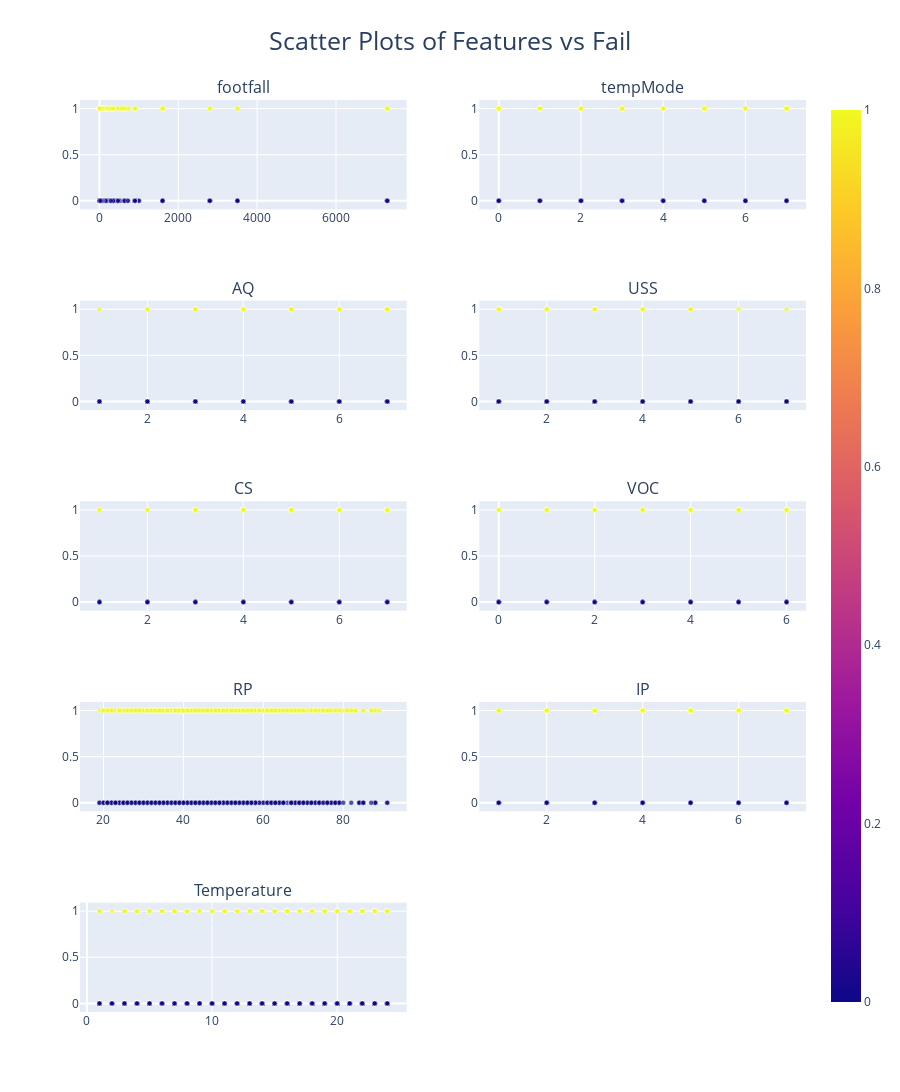

This figure's notebook cell:
### Code cell
# Scatter plots to visualize relationships between features and target
fig = make_subplots(rows=5, cols=2, subplot_titles=data.columns[:-1])
for i, column in enumerate(data.columns[:-1]):  # Excluding the target column 'fail'
    row = i // 2 + 1
    col = i % 2 + 1
    scatter = px.scatter(data, x=column, y='fail', template='plotly_dark', color='fail', color_continuous_scale='Viridis')
    scatter.update_traces(marker=dict(size=5, opacity=0.7, line=dict(width=0.5, color='white')))
    fig.add_trace(scatter.data[0], row=row, col=col)

fig.update_layout(height=1200, title_text="Scatter Plots of Features vs Fail", title_font=dict(size=25), title_x=0.5, showlegend=False)
fig.show()

### Figure 1 — Plotly figure (JSON) as saved in the notebook; plotly's stock layout.template omitted (floating-point values rounded to 4 significant figures; data arrays with more than 128 entries replaced by an {"elided": "..."} marker saying what was removed)
{"data": [{"hovertemplate": "footfall=%{x}<br>fail=%{marker.color}<extra></extra>", "legendgroup": "", "marker": {"color": {"elided": "944 int values"}, "coloraxis": "coloraxis", "line": {"color": "white", "width": 0.5}, "opacity": 0.7, "size": 5, "symbol": "circle"}, "mode": "markers", "name": "", "orientation": "v", "showlegend": false, "type": "scatter", "x": {"elided": "944 int values"}, "xaxis": "x", "y": {"elided": "944 int values"}, "yaxis": "y"}, {"hovertemplate": "tempMode=%{x}<br>fail=%{marker.color}<extra></extra>", "legendgroup": "", "marker": {"color": {"elided": "944 int values"}, "coloraxis": "coloraxis", "line": {"color": "white", "width": 0.5}, "opacity": 0.7, "size": 5, "symbol": "circle"}, "mode": "markers", "name": "", "orientation": "v", "showlegend": false, "type": "scatter", "x": {"elided": "944 int values"}, "xaxis": "x2", "y": {"elided": "944 int values"}, "yaxis": "y2"}, {"hovertemplate": "AQ=%{x}<br>fail=%{marker.color}<extra></extra>", "legendgroup": "", "marker": {"color": {"elided": "944 int values"}, "coloraxis": "coloraxis", "line": {"color": "white", "width": 0.5}, "opacity": 0.7, "size": 5, "symbol": "circle"}, "mode": "markers", "name": "", "orientation": "v", "showlegend": false, "type": "scatter", "x": {"elided": "944 int values"}, "xaxis": "x3", "y": {"elided": "944 int values"}, "yaxis": "y3"}, {"hovertemplate": "USS=%{x}<br>fail=%{marker.color}<extra></extra>", "legendgroup": "", "marker": {"color": {"elided": "944 int values"}, "coloraxis": "coloraxis", "line": {"color": "white", "width": 0.5}, "opacity": 0.7, "size": 5, "symbol": "circle"}, "mode": "markers", "name": "", "orientation": "v", "showlegend": false, "type": "scatter", "x": {"elided": "944 int values"}, "xaxis": "x4", "y": {"elided": "944 int values"}, "yaxis": "y4"}, {"hovertemplate": "CS=%{x}<br>fail=%{marker.color}<extra></extra>", "legendgroup": "", "marker": {"color": {"elided": "944 int values"}, "coloraxis": "coloraxis", "line": {"color": "white", "width": 0.5}, "opacity": 0.7, "size": 5, "symbol": "circle"}, "mode": "markers", "name": "", "orientation": "v", "showlegend": false, "type": "scatter", "x": {"elided": "944 int values"}, "xaxis": "x5", "y": {"elided": "944 int values"}, "yaxis": "y5"}, {"hovertemplate": "VOC=%{x}<br>fail=%{marker.color}<extra></extra>", "legendgroup": "", "marker": {"color": {"elided": "944 int values"}, "coloraxis": "coloraxis", "line": {"color": "white", "width": 0.5}, "opacity": 0.7, "size": 5, "symbol": "circle"}, "mode": "markers", "name": "", "orientation": "v", "showlegend": false, "type": "scatter", "x": {"elided": "944 int values"}, "xaxis": "x6", "y": {"elided": "944 int values"}, "yaxis": "y6"}, {"hovertemplate": "RP=%{x}<br>fail=%{marker.color}<extra></extra>", "legendgroup": "", "marker": {"color": {"elided": "944 int values"}, "coloraxis": "coloraxis", "line": {"color": "white", "width": 0.5}, "opacity": 0.7, "size": 5, "symbol": "circle"}, "mode": "markers", "name": "", "orientation": "v", "showlegend": false, "type": "scatter", "x": {"elided": "944 int values"}, "xaxis": "x7", "y": {"elided": "944 int values"}, "yaxis": "y7"}, {"hovertemplate": "IP=%{x}<br>fail=%{marker.color}<extra></extra>", "legendgroup": "", "marker": {"color": {"elided": "944 int values"}, "coloraxis": "coloraxis", "line": {"color": "white", "width": 0.5}, "opacity": 0.7, "size": 5, "symbol": "circle"}, "mode": "markers", "name": "", "orientation": "v", "showlegend": false, "type": "scatter", "x": {"elided": "944 int values"}, "xaxis": "x8", "y": {"elided": "944 int values"}, "yaxis": "y8"}, {"hovertemplate": "Temperature=%{x}<br>fail=%{marker.color}<extra></extra>", "legendgroup": "", "marker": {"color": {"elided": "944 int values"}, "coloraxis": "coloraxis", "line": {"color": "white", "width": 0.5}, "opacity": 0.7, "size": 5, "symbol": "circle"}, "mode": "markers", "name": "", "orientation": "v", "showlegend": false, "type": "scatter", "x": {"elided": "944 int values"}, "xaxis": "x9", "y": {"elided": "944 int values"}, "yaxis": "y9"}], "layout": {"annotations": [{"font": {"size": 16}, "showarrow": false, "text": "footfall", "x": 0.225, "xanchor": "center", "xref": "paper", "y": 1, "yanchor": "bottom", "yref": "paper"}, {"font": {"size": 16}, "showarrow": false, "text": "tempMode", "x": 0.775, "xanchor": "center", "xref": "paper", "y": 1, "yanchor": "bottom", "yref": "paper"}, {"font": {"size": 16}, "showarrow": false, "text": "AQ", "x": 0.225, "xanchor": "center", "xref": "paper", "y": 0.78, "yanchor": "bottom", "yref": "paper"}, {"font": {"size": 16}, "showarrow": false, "text": "USS", "x": 0.775, "xanchor": "center", "xref": "paper", "y": 0.78, "yanchor": "bottom", "yref": "paper"}, {"font": {"size": 16}, "showarrow": false, "text": "CS", "x": 0.225, "xanchor": "center", "xref": "paper", "y": 0.56, "yanchor": "bottom", "yref": "paper"}, {"font": {"size": 16}, "showarrow": false, "text": "VOC", "x": 0.775, "xanchor": "center", "xref": "paper", "y": 0.56, "yanchor": "bottom", "yref": "paper"}, {"font": {"size": 16}, "showarrow": false, "text": "RP", "x": 0.225, "xanchor": "center", "xref": "paper", "y": 0.34, "yanchor": "bottom", "yref": "paper"}, {"font": {"size": 16}, "showarrow": false, "text": "IP", "x": 0.775, "xanchor": "center", "xref": "paper", "y": 0.34, "yanchor": "bottom", "yref": "paper"}, {"font": {"size": 16}, "showarrow": false, "text": "Temperature", "x": 0.225, "xanchor": "center", "xref": "paper", "y": 0.12, "yanchor": "bottom", "yref": "paper"}], "height": 1200, "showlegend": false, "title": {"font": {"size": 25}, "text": "Scatter Plots of Features vs Fail", "x": 0.5}, "xaxis": {"anchor": "y", "domain": [0, 0.45]}, "xaxis10": {"anchor": "y10", "domain": [0.55, 1]}, "xaxis2": {"anchor": "y2", "domain": [0.55, 1]}, "xaxis3": {"anchor": "y3", "domain": [0, 0.45]}, "xaxis4": {"anchor": "y4", "domain": [0.55, 1]}, "xaxis5": {"anchor": "y5", "domain": [0, 0.45]}, "xaxis6": {"anchor": "y6", "domain": [0.55, 1]}, "xaxis7": {"anchor": "y7", "domain": [0, 0.45]}, "xaxis8": {"anchor": "y8", "domain": [0.55, 1]}, "xaxis9": {"anchor": "y9", "domain": [0, 0.45]}, "yaxis": {"anchor": "x", "domain": [0.88, 1]}, "yaxis10": {"anchor": "x10", "domain": [0, 0.12]}, "yaxis2": {"anchor": "x2", "domain": [0.88, 1]}, "yaxis3": {"anchor": "x3", "domain": [0.66, 0.78]}, "yaxis4": {"anchor": "x4", "domain": [0.66, 0.78]}, "yaxis5": {"anchor": "x5", "domain": [0.44, 0.56]}, "yaxis6": {"anchor": "x6", "domain": [0.44, 0.56]}, "yaxis7": {"anchor": "x7", "domain": [0.22, 0.34]}, "yaxis8": {"anchor": "x8", "domain": [0.22, 0.34]}, "yaxis9": {"anchor": "x9", "domain": [0, 0.12]}}}
